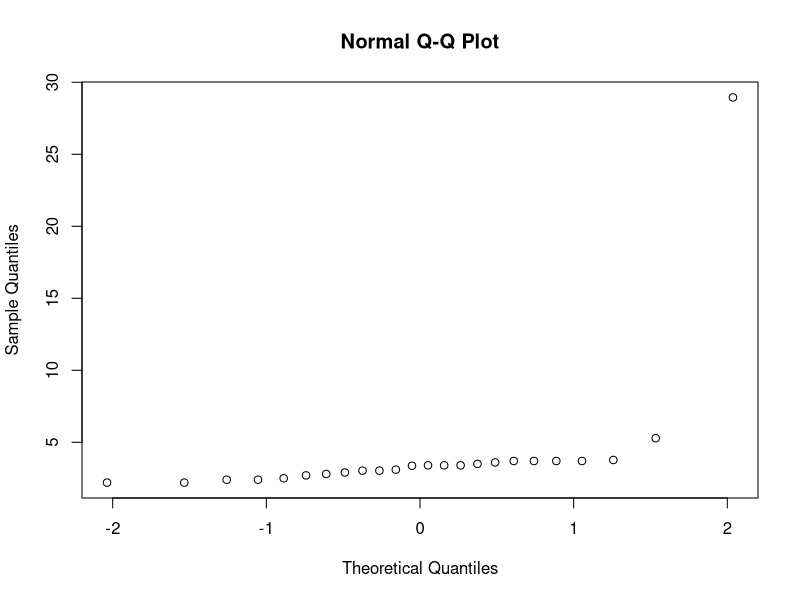
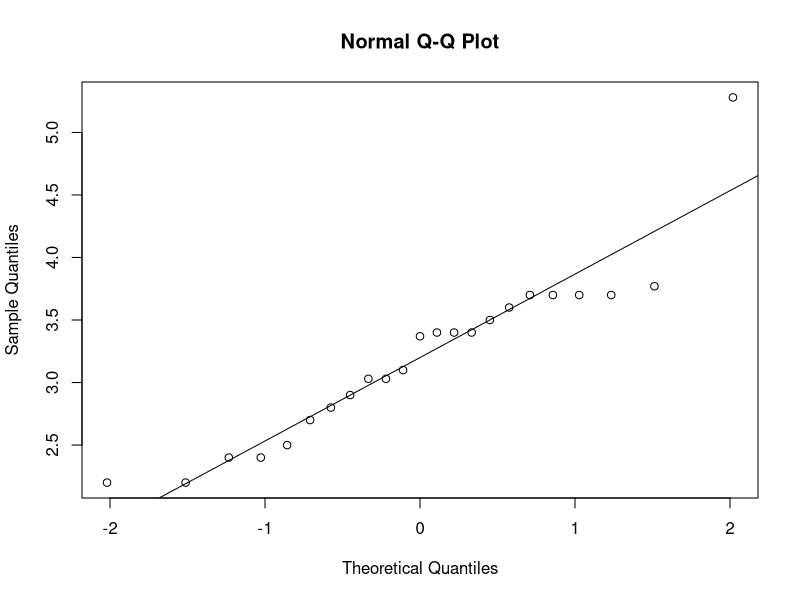
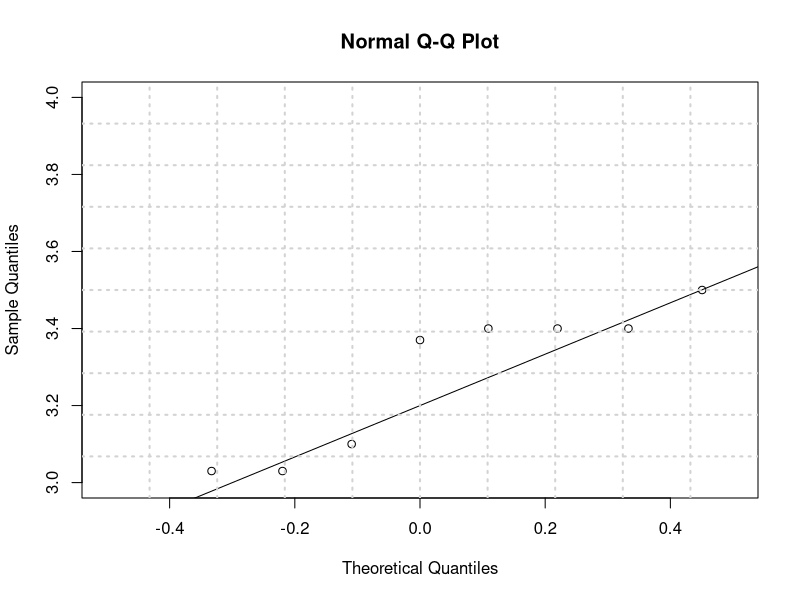
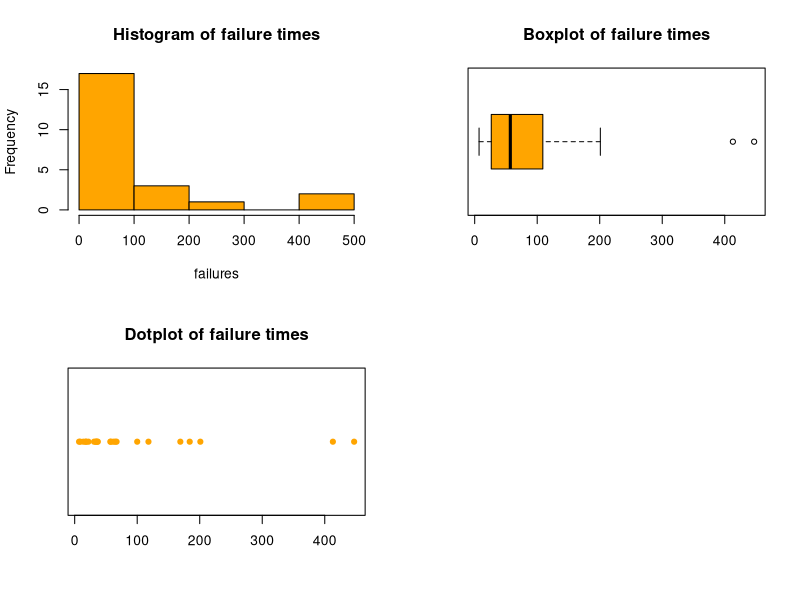
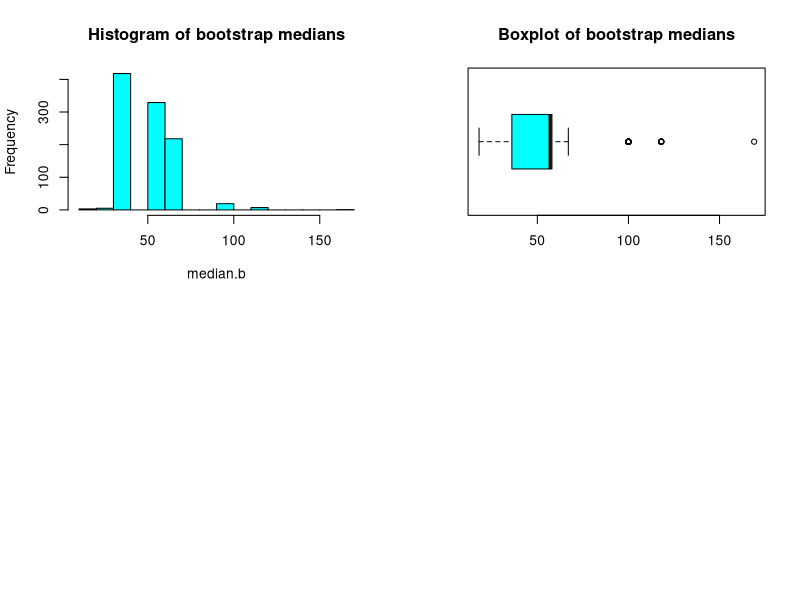
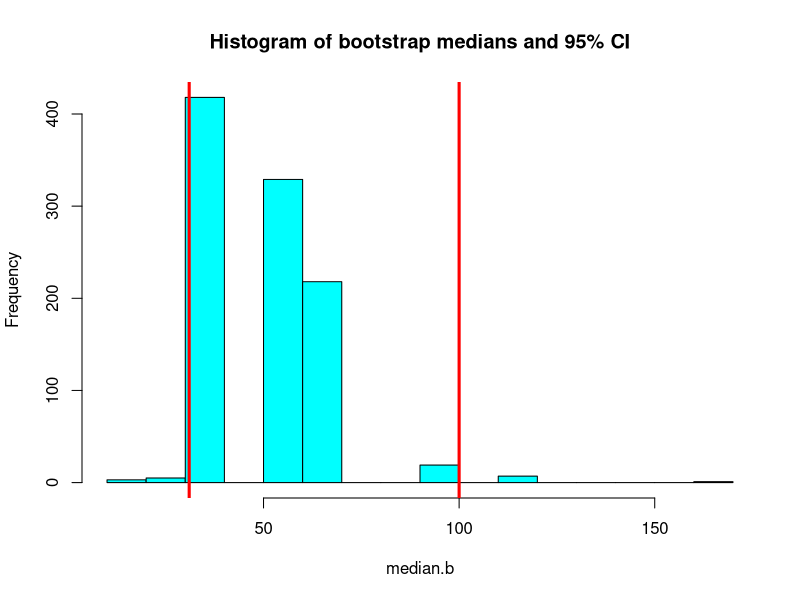
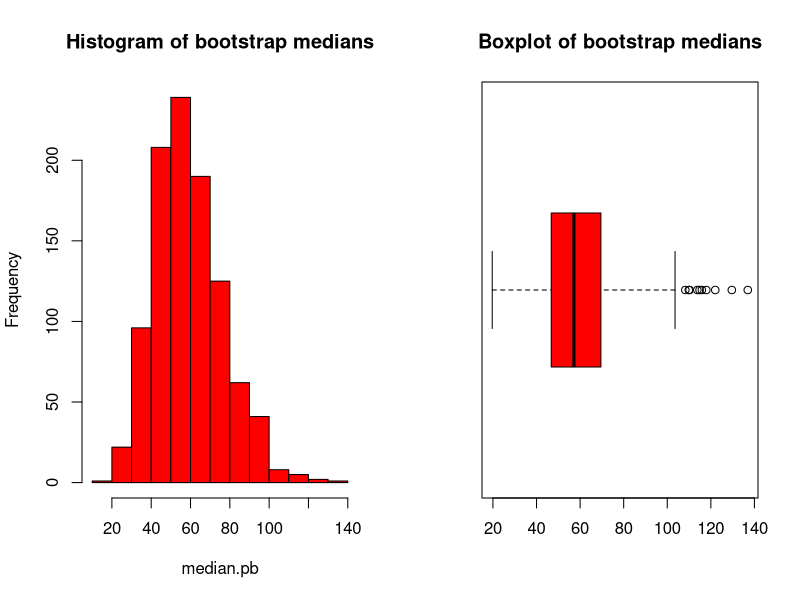
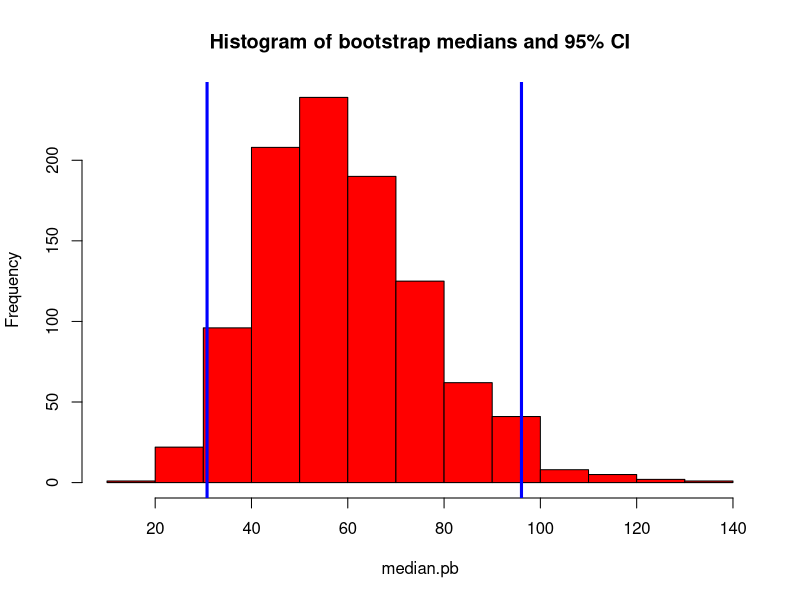

These charts were generated, in order, by the following R code:
###########################
### Chapter 4

library(MASS)
data(chem)
chem
n=length(chem); n
mean(chem)
sd(chem)

qqnorm(chem)

chem1=chem[-17]; chem1
qqnorm(chem1)
qqline(chem1)

qqnorm(chem1,xlim=c(-0.5,0.5),ylim=c(3,4))
qqline(chem1)
grid(10,10,lwd=2)

mean(chem1)
t.test(chem1)
t.test(chem)

###########################
### Chapter 4.2 

### Example 4.1
failures = c(413,14,58,37,100,65,9,169,447,184,36,201,118,34,31,18,18,67,57,62,7,22,34)

par(mfrow=c(2,2))
hist(failures, main='Histogram of failure times', col='orange')
boxplot(failures, horizontal=TRUE, main='Boxplot of failure times', col='orange')
stripchart(failures, main='Dotplot of failure times', pch=19, col='orange')

############################################
### Non-parametric bootstrap estimation ####
############################################

B = 1000
median.b = numeric(B)
for(i in 1:B){ median.b[i] = median(sample(failures, size=23, replace=TRUE)) }
summary(median.b)

par(mfrow=c(2,2))
hist(median.b, main="Histogram of bootstrap medians", col="cyan")
boxplot(median.b, main="Boxplot of bootstrap medians", col="cyan", horizontal=TRUE)

bootstrap_CI = quantile(median.b,c(0.025,0.975))
bootstrap_CI

par(mfrow=c(1,1))
hist(median.b, main="Histogram of bootstrap medians and 95% CI", col="cyan")
abline(v=bootstrap_CI, lwd=3, col='red')

### C.I for median using asymptoptic theory ######
mhat = median(failures)
n = length(failures)
lambdahat = log(2)/mhat

fmhat = lambdahat * exp(-lambdahat * mhat)
fmhat = lambdahat / 2

asymp_CI = c(mhat-1.96/(2*fmhat*sqrt(n)),mhat+1.96/(2*fmhat*sqrt(n)))
asymp_CI

##################################################
### Parametric bootstrap estimation for median ###
##################################################

B = 1000
mhat = median(failures)
lambdahat= log(2)/mhat
median.pb = numeric(B)
for(i in 1:B){ median.pb[i] = median (rexp(23, rate=lambdahat)) }
summary(median.pb)

par(mfrow=c(1,2))
hist(median.pb, main="Histogram of bootstrap medians", col="red")
boxplot(median.pb, main="Boxplot of bootstrap medians", col="red", horizontal=TRUE)

bootstrap_CI = quantile(median.pb,c(0.025,0.975))
bootstrap_CI

par(mfrow=c(1,1))
hist(median.pb, main="Histogram of bootstrap medians and 95% CI", col="red")
abline(v=bootstrap_CI, lwd=3, col="blue")

###########################
#Chapter 4.3
#####################################################################
##   Perform test for mean = mean.hyp vs mean < mean.hyp          ###
##   Parametric bootstrap is well suited for hypothesis testing   ###
#####################################################################

B = 10000
mean.hyp = 140
boot.mean.H0 = numeric(B)  # Create vector for bootstrap values
for (i in 1: B){
  y.boot = rexp(23,rate = (1/mean.hyp)) # Notice this is under H0
  boot.mean.H0[i] = mean(y.boot)
}

# Obtain sampling distn under H0 and p-value

hist(boot.mean.H0, col="cyan", main="Histogram of bootstrap means and sample mean")
mu.hat = mean(failures)
abline(v = mu.hat, col="red", lwd=2.0)

boot.pval = (1 + length(boot.mean.H0[boot.mean.H0 <= mu.hat])) / (B + 1) 
boot.pval

t.test(failures,mu=140, alternative="less")

############################################################
##  Perform test for mean = mean.hyp vs mean < mean.hyp  ###
##  using non-parametric bootstrap                       ###
############################################################

# Rescale data so that HO is true
failures.new = failures - mean(failures) + mean.hyp 
mean(failures.new)

B = 10000
boot.mean.new.H0 = numeric(B)  #Create vector for bootstrap values
for (i in 1: B){
  boot.new.y = sample(failures.new, 23, replace=T) #This is under H0
  boot.mean.new.H0[i] = mean(boot.new.y)
}

hist(boot.mean.new.H0, col="cyan", main="Histogram of non-parametric bootstrap means and sample mean")
mu.hat = mean(failures)
abline(v = mu.hat, col="red", lwd=2.0)
boot.pval = (1 + length(boot.mean.new.H0[boot.mean.new.H0 <= mu.hat])) / (B + 1) 
boot.pval
